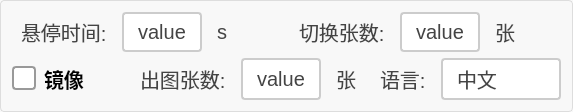
      <widget class="QGroupBox" name="groupBox">
       <property name="styleSheet">
        <string notr="true">QGroupBox {
    border: 1px solid #DDD;
    border-radius: 4px;
    font: bold 14px;
    color: #666;
    background-color: #F8F8F8;
}

QGroupBox::title {
    subcontrol-origin: margin;
    subcontrol-position: top left;
    left: 10px;
    padding: 0 5px;
}</string>
       </property>
       <property name="title">
        <string/>
       </property>
       <layout class="QGridLayout" name="gridLayout_3">
        <item row="0" column="0">
         <layout class="QVBoxLayout" name="verticalLayout_3" stretch="1,1">
          <item>
           <layout class="QHBoxLayout" name="horizontalLayout_4">
            <item>
             <layout class="QHBoxLayout" name="horizontalLayout_2">
              <item>
               <widget class="QLabel" name="lb_xiangjiguangdianpingbishijian_15">
                <property name="styleSheet">
                 <string notr="true">/* 基础标签样式 */
QLabel {
    color: #444444;          /* 主文字色 */
    font-size: 20px;         /* 标准字号 */
    background: transparent; /* 透明背景 */
    padding: 2px 4px;        /* 基础内边距 */
}

/* 标题样式 */
QLabel.title {
    font-size: 16px;
    font-weight: 600;
    color: #333333;
    border-bottom: 1px solid #DDDDDD; /* 下划线装饰 */
    padding-bottom: 4px;
}

/* 副标题/次要文本 */
QLabel.subtitle {
    color: #666666;
    font-size: 13px;
    font-style: italic;
}

/* 强调文本 */
QLabel.emphasis {
    color: #333333;
    font-weight: 500;
    background-color: #F5F5F5;
    border-radius: 3px;
    padding: 4px 8px;
}

/* 状态标签（成功/警告/错误） */
QLabel[state=&quot;success&quot;] {
    color: #228B22;          /* 森林绿 */
    border-left: 3px solid #228B22;
    padding-left: 8px;
}

QLabel[state=&quot;warning&quot;] {
    color: #FF8C00;          /* 暗橙 */
    border-left: 3px solid #FF8C00;
    padding-left: 8px;
}

QLabel[state=&quot;error&quot;] {
    color: #B22222;          /* 砖红 */
    border-left: 3px solid #B22222;
    padding-left: 8px;
}

/* 数据展示标签 */
QLabel.data {
    color: #2F4F4F;          /* 深石板灰 */
    font-family: monospace;
    border: 1px solid #E0E0E0;
    background-color: #FFFFFF;
    padding: 6px 12px;
    border-radius: 4px;
}

/* 禁用状态 */
QLabel:disabled {
    color: #AAAAAA;
    background-color: transparent;
}

/* 链接样式（伪链接效果） */
QLabel.link {
    color: #4682B4;          /* 钢蓝 */
    text-decoration: underline;
    border-bottom: 1px dotted #4682B4;
}

/* 图标标签 */
QLabel.icon {
    qproperty-alignment: AlignCenter;
    border: 1px solid #E0E0E0;
    border-radius: 4px;
    background-color: #FFFFFF;
    padding: 12px;
}</string>
                </property>
                <property name="text">
                 <string>悬停时间:</string>
                </property>
               </widget>
              </item>
              <item>
               <widget class="QPushButton" name="btn_xuantingshijian">
                <property name="sizePolicy">
                 <sizepolicy hsizetype="Minimum" vsizetype="Minimum">
                  <horstretch>0</horstretch>
                  <verstretch>0</verstretch>
                 </sizepolicy>
                </property>
                <property name="styleSheet">
                 <string notr="true">QPushButton {
    padding: 6px 14px;
    border: 2px solid #CCC;
    border-radius: 4px;
    background-color: white;
    color: #444;
	font-size:20px;
}

QPushButton:hover {
    border-color: #999;
    background-color: #F5F5F5;
}

QPushButton:pressed {
    border-color: #777;
    background-color: #EEE;
}</string>
                </property>
                <property name="text">
                 <string>value</string>
                </property>
               </widget>
              </item>
              <item>
               <widget class="QLabel" name="lb_xiangjiguangdianpingbishijian_16">
                <property name="styleSheet">
                 <string notr="true">/* 基础标签样式 */
QLabel {
    color: #444444;          /* 主文字色 */
    font-size: 20px;         /* 标准字号 */
    background: transparent; /* 透明背景 */
    padding: 2px 4px;        /* 基础内边距 */
}

/* 标题样式 */
QLabel.title {
    font-size: 16px;
    font-weight: 600;
    color: #333333;
    border-bottom: 1px solid #DDDDDD; /* 下划线装饰 */
    padding-bottom: 4px;
}

/* 副标题/次要文本 */
QLabel.subtitle {
    color: #666666;
    font-size: 13px;
    font-style: italic;
}

/* 强调文本 */
QLabel.emphasis {
    color: #333333;
    font-weight: 500;
    background-color: #F5F5F5;
    border-radius: 3px;
    padding: 4px 8px;
}

/* 状态标签（成功/警告/错误） */
QLabel[state=&quot;success&quot;] {
    color: #228B22;          /* 森林绿 */
    border-left: 3px solid #228B22;
    padding-left: 8px;
}

QLabel[state=&quot;warning&quot;] {
    color: #FF8C00;          /* 暗橙 */
    border-left: 3px solid #FF8C00;
    padding-left: 8px;
}

QLabel[state=&quot;error&quot;] {
    color: #B22222;          /* 砖红 */
    border-left: 3px solid #B22222;
    padding-left: 8px;
}

/* 数据展示标签 */
QLabel.data {
    color: #2F4F4F;          /* 深石板灰 */
    font-family: monospace;
    border: 1px solid #E0E0E0;
    background-color: #FFFFFF;
    padding: 6px 12px;
    border-radius: 4px;
}

/* 禁用状态 */
QLabel:disabled {
    color: #AAAAAA;
    background-color: transparent;
}

/* 链接样式（伪链接效果） */
QLabel.link {
    color: #4682B4;          /* 钢蓝 */
    text-decoration: underline;
    border-bottom: 1px dotted #4682B4;
}

/* 图标标签 */
QLabel.icon {
    qproperty-alignment: AlignCenter;
    border: 1px solid #E0E0E0;
    border-radius: 4px;
    background-color: #FFFFFF;
    padding: 12px;
}</string>
                </property>
                <property name="text">
                 <string>s</string>
                </property>
               </widget>
              </item>
             </layout>
            </item>
            <item>
             <layout class="QHBoxLayout" name="horizontalLayout_3">
              <item>
               <widget class="QLabel" name="lb_xiangjiguangdianpingbishijian_17">
                <property name="styleSheet">
                 <string notr="true">/* 基础标签样式 */
QLabel {
    color: #444444;          /* 主文字色 */
    font-size: 20px;         /* 标准字号 */
    background: transparent; /* 透明背景 */
    padding: 2px 4px;        /* 基础内边距 */
}

/* 标题样式 */
QLabel.title {
    font-size: 16px;
    font-weight: 600;
    color: #333333;
    border-bottom: 1px solid #DDDDDD; /* 下划线装饰 */
    padding-bottom: 4px;
}

/* 副标题/次要文本 */
QLabel.subtitle {
    color: #666666;
    font-size: 13px;
    font-style: italic;
}

/* 强调文本 */
QLabel.emphasis {
    color: #333333;
    font-weight: 500;
    background-color: #F5F5F5;
    border-radius: 3px;
    padding: 4px 8px;
}

/* 状态标签（成功/警告/错误） */
QLabel[state=&quot;success&quot;] {
    color: #228B22;          /* 森林绿 */
    border-left: 3px solid #228B22;
    padding-left: 8px;
}

QLabel[state=&quot;warning&quot;] {
    color: #FF8C00;          /* 暗橙 */
    border-left: 3px solid #FF8C00;
    padding-left: 8px;
}

QLabel[state=&quot;error&quot;] {
    color: #B22222;          /* 砖红 */
    border-left: 3px solid #B22222;
    padding-left: 8px;
}

/* 数据展示标签 */
QLabel.data {
    color: #2F4F4F;          /* 深石板灰 */
    font-family: monospace;
    border: 1px solid #E0E0E0;
    background-color: #FFFFFF;
    padding: 6px 12px;
    border-radius: 4px;
}

/* 禁用状态 */
QLabel:disabled {
    color: #AAAAAA;
    background-color: transparent;
}

/* 链接样式（伪链接效果） */
QLabel.link {
    color: #4682B4;          /* 钢蓝 */
    text-decoration: underline;
    border-bottom: 1px dotted #4682B4;
}

/* 图标标签 */
QLabel.icon {
    qproperty-alignment: AlignCenter;
    border: 1px solid #E0E0E0;
    border-radius: 4px;
    background-color: #FFFFFF;
    padding: 12px;
}</string>
                </property>
                <property name="text">
                 <string>切换张数:</string>
                </property>
               </widget>
              </item>
              <item>
               <widget class="QPushButton" name="btn_qiehuanzhangshu">
                <property name="sizePolicy">
                 <sizepolicy hsizetype="Minimum" vsizetype="Minimum">
                  <horstretch>0</horstretch>
                  <verstretch>0</verstretch>
                 </sizepolicy>
                </property>
                <property name="styleSheet">
                 <string notr="true">QPushButton {
    padding: 6px 14px;
    border: 2px solid #CCC;
    border-radius: 4px;
    background-color: white;
    color: #444;
	font-size:20px;
}

QPushButton:hover {
    border-color: #999;
    background-color: #F5F5F5;
}

QPushButton:pressed {
    border-color: #777;
    background-color: #EEE;
}</string>
                </property>
                <property name="text">
                 <string>value</string>
                </property>
               </widget>
              </item>
              <item>
               <widget class="QLabel" name="lb_xiangjiguangdianpingbishijian_18">
                <property name="styleSheet">
                 <string notr="true">/* 基础标签样式 */
QLabel {
    color: #444444;          /* 主文字色 */
    font-size: 20px;         /* 标准字号 */
    background: transparent; /* 透明背景 */
    padding: 2px 4px;        /* 基础内边距 */
}

/* 标题样式 */
QLabel.title {
    font-size: 16px;
    font-weight: 600;
    color: #333333;
    border-bottom: 1px solid #DDDDDD; /* 下划线装饰 */
    padding-bottom: 4px;
}

/* 副标题/次要文本 */
QLabel.subtitle {
    color: #666666;
    font-size: 13px;
    font-style: italic;
}

/* 强调文本 */
QLabel.emphasis {
    color: #333333;
    font-weight: 500;
    background-color: #F5F5F5;
    border-radius: 3px;
    padding: 4px 8px;
}

/* 状态标签（成功/警告/错误） */
QLabel[state=&quot;success&quot;] {
    color: #228B22;          /* 森林绿 */
    border-left: 3px solid #228B22;
    padding-left: 8px;
}

QLabel[state=&quot;warning&quot;] {
    color: #FF8C00;          /* 暗橙 */
    border-left: 3px solid #FF8C00;
    padding-left: 8px;
}

QLabel[state=&quot;error&quot;] {
    color: #B22222;          /* 砖红 */
    border-left: 3px solid #B22222;
    padding-left: 8px;
}

/* 数据展示标签 */
QLabel.data {
    color: #2F4F4F;          /* 深石板灰 */
    font-family: monospace;
    border: 1px solid #E0E0E0;
    background-color: #FFFFFF;
    padding: 6px 12px;
    border-radius: 4px;
}

/* 禁用状态 */
QLabel:disabled {
    color: #AAAAAA;
    background-color: transparent;
}

/* 链接样式（伪链接效果） */
QLabel.link {
    color: #4682B4;          /* 钢蓝 */
    text-decoration: underline;
    border-bottom: 1px dotted #4682B4;
}

/* 图标标签 */
QLabel.icon {
    qproperty-alignment: AlignCenter;
    border: 1px solid #E0E0E0;
    border-radius: 4px;
    background-color: #FFFFFF;
    padding: 12px;
}</string>
                </property>
                <property name="text">
                 <string>张</string>
                </property>
               </widget>
              </item>
             </layout>
            </item>
           </layout>
          </item>
          <item>
           <layout class="QHBoxLayout" name="horizontalLayout_10" stretch="1,1,1">
            <item>
             <layout class="QHBoxLayout" name="horizontalLayout_8">
              <item>
               <widget class="QCheckBox" name="ckb_jingxiang">
                <property name="styleSheet">
                 <string notr="true">QCheckBox {
    spacing: 8px;
    font-size: 20px;
    font-weight: bold;
    color: rgb(0, 0, 0);
}

/* 未选中状态 */
QCheckBox::indicator {
    width: 20px;
    height: 20px;
    border: 2px solid #999;
    border-radius: 4px;      /* 方形圆角，可改成 10px 做更圆润风格 */
    background: #ffffff;
}

/* 悬停效果 */
QCheckBox::indicator:hover {
    border: 2px solid #666;
}

/* 按下效果 */
QCheckBox::indicator:pressed {
    border: 2px solid #1565C0;
    background-color: #E3F2FD;
}

/* 选中状态 */
QCheckBox::indicator:checked {
    border: 2px solid #2196F3;
    background-color: #2196F3;
    image: none; /* 不使用默认勾选图 */
}

/* 选中时绘制“勾”效果（用渐变模拟） */
QCheckBox::indicator:checked {
    background-color: qlineargradient(
        x1:0, y1:0, x2:1, y2:1,
        stop:0 #2196F3,
        stop:1 #1E88E5
    );
}

/* 半选状态（例如父子联动时） */
QCheckBox::indicator:indeterminate {
    border: 2px solid #2196F3;
    background-color: #BBDEFB;
}

/* 禁用状态 */
QCheckBox::indicator:disabled {
    border: 2px solid #ccc;
    background: #eee;
}

QCheckBox:disabled {
    color: #999;
}

/* 选中时文字 */
QCheckBox:checked {
    color: #2196F3;
    font-weight: 500;
}</string>
                </property>
                <property name="text">
                 <string>镜像</string>
                </property>
               </widget>
              </item>
              <item>
               <spacer name="horizontalSpacer_2">
                <property name="orientation">
                 <enum>Qt::Orientation::Horizontal</enum>
                </property>
                <property name="sizeHint" stdset="0">
                 <size>
                  <width>40</width>
                  <height>20</height>
                 </size>
                </property>
               </spacer>
              </item>
             </layout>
            </item>
            <item>
             <layout class="QHBoxLayout" name="horizontalLayout_9">
              <item>
               <widget class="QLabel" name="lb_xiangjiguangdianpingbishijian_26">
                <property name="styleSheet">
                 <string notr="true">/* 基础标签样式 */
QLabel {
    color: #444444;          /* 主文字色 */
    font-size: 20px;         /* 标准字号 */
    background: transparent; /* 透明背景 */
    padding: 2px 4px;        /* 基础内边距 */
}

/* 标题样式 */
QLabel.title {
    font-size: 16px;
    font-weight: 600;
    color: #333333;
    border-bottom: 1px solid #DDDDDD; /* 下划线装饰 */
    padding-bottom: 4px;
}

/* 副标题/次要文本 */
QLabel.subtitle {
    color: #666666;
    font-size: 13px;
    font-style: italic;
}

/* 强调文本 */
QLabel.emphasis {
    color: #333333;
    font-weight: 500;
    background-color: #F5F5F5;
    border-radius: 3px;
    padding: 4px 8px;
}

/* 状态标签（成功/警告/错误） */
QLabel[state=&quot;success&quot;] {
    color: #228B22;          /* 森林绿 */
    border-left: 3px solid #228B22;
    padding-left: 8px;
}

QLabel[state=&quot;warning&quot;] {
    color: #FF8C00;          /* 暗橙 */
    border-left: 3px solid #FF8C00;
    padding-left: 8px;
}

QLabel[state=&quot;error&quot;] {
    color: #B22222;          /* 砖红 */
    border-left: 3px solid #B22222;
    padding-left: 8px;
}

/* 数据展示标签 */
QLabel.data {
    color: #2F4F4F;          /* 深石板灰 */
    font-family: monospace;
    border: 1px solid #E0E0E0;
    background-color: #FFFFFF;
    padding: 6px 12px;
    border-radius: 4px;
}

/* 禁用状态 */
QLabel:disabled {
    color: #AAAAAA;
    background-color: transparent;
}

/* 链接样式（伪链接效果） */
QLabel.link {
    color: #4682B4;          /* 钢蓝 */
    text-decoration: underline;
    border-bottom: 1px dotted #4682B4;
}

/* 图标标签 */
QLabel.icon {
    qproperty-alignment: AlignCenter;
    border: 1px solid #E0E0E0;
    border-radius: 4px;
    background-color: #FFFFFF;
    padding: 12px;
}</string>
                </property>
                <property name="text">
                 <string>出图张数:</string>
                </property>
               </widget>
              </item>
              <item>
               <widget class="QPushButton" name="btn_chutuzhangshu">
                <property name="sizePolicy">
                 <sizepolicy hsizetype="Minimum" vsizetype="Minimum">
                  <horstretch>0</horstretch>
                  <verstretch>0</verstretch>
                 </sizepolicy>
                </property>
                <property name="styleSheet">
                 <string notr="true">QPushButton {
    padding: 6px 14px;
    border: 2px solid #CCC;
    border-radius: 4px;
    background-color: white;
    color: #444;
	font-size:20px;
}

QPushButton:hover {
    border-color: #999;
    background-color: #F5F5F5;
}

QPushButton:pressed {
    border-color: #777;
    background-color: #EEE;
}</string>
                </property>
                <property name="text">
                 <string>value</string>
                </property>
               </widget>
              </item>
              <item>
               <widget class="QLabel" name="lb_xiangjiguangdianpingbishijian_25">
                <property name="styleSheet">
                 <string notr="true">/* 基础标签样式 */
QLabel {
    color: #444444;          /* 主文字色 */
    font-size: 20px;         /* 标准字号 */
    background: transparent; /* 透明背景 */
    padding: 2px 4px;        /* 基础内边距 */
}

/* 标题样式 */
QLabel.title {
    font-size: 16px;
    font-weight: 600;
    color: #333333;
    border-bottom: 1px solid #DDDDDD; /* 下划线装饰 */
    padding-bottom: 4px;
}

/* 副标题/次要文本 */
QLabel.subtitle {
    color: #666666;
    font-size: 13px;
    font-style: italic;
}

/* 强调文本 */
QLabel.emphasis {
    color: #333333;
    font-weight: 500;
    background-color: #F5F5F5;
    border-radius: 3px;
    padding: 4px 8px;
}

/* 状态标签（成功/警告/错误） */
QLabel[state=&quot;success&quot;] {
    color: #228B22;          /* 森林绿 */
    border-left: 3px solid #228B22;
    padding-left: 8px;
}

QLabel[state=&quot;warning&quot;] {
    color: #FF8C00;          /* 暗橙 */
    border-left: 3px solid #FF8C00;
    padding-left: 8px;
}

QLabel[state=&quot;error&quot;] {
    color: #B22222;          /* 砖红 */
    border-left: 3px solid #B22222;
    padding-left: 8px;
}

/* 数据展示标签 */
QLabel.data {
    color: #2F4F4F;          /* 深石板灰 */
    font-family: monospace;
    border: 1px solid #E0E0E0;
    background-color: #FFFFFF;
    padding: 6px 12px;
    border-radius: 4px;
}

/* 禁用状态 */
QLabel:disabled {
    color: #AAAAAA;
    background-color: transparent;
}

/* 链接样式（伪链接效果） */
QLabel.link {
    color: #4682B4;          /* 钢蓝 */
    text-decoration: underline;
    border-bottom: 1px dotted #4682B4;
}

/* 图标标签 */
QLabel.icon {
    qproperty-alignment: AlignCenter;
    border: 1px solid #E0E0E0;
    border-radius: 4px;
    background-color: #FFFFFF;
    padding: 12px;
}</string>
                </property>
                <property name="text">
                 <string>张</string>
                </property>
               </widget>
              </item>
             </layout>
            </item>
            <item>
             <layout class="QHBoxLayout" name="horizontalLayout_11">
              <item>
               <widget class="QLabel" name="lb_yuyan">
                <property name="styleSheet">
                 <string notr="true">/* 基础标签样式 */
QLabel {
    color: #444444;          /* 主文字色 */
    font-size: 20px;         /* 标准字号 */
    background: transparent; /* 透明背景 */
    padding: 2px 4px;        /* 基础内边距 */
}</string>
                </property>
                <property name="text">
                 <string>语言:</string>
                </property>
               </widget>
              </item>
              <item>
               <widget class="QComboBox" name="cbb_yuyan">
                <property name="sizePolicy">
                 <sizepolicy hsizetype="Preferred" vsizetype="Minimum">
                  <horstretch>0</horstretch>
                  <verstretch>0</verstretch>
                 </sizepolicy>
                </property>
                <property name="styleSheet">
                 <string notr="true">QComboBox {
    padding: 6px 14px;
    border: 2px solid #CCC;
    border-radius: 4px;
    background-color: white;
    color: #444;
    font-size: 20px;
}

QComboBox:hover {
    border-color: #999;
    background-color: #F5F5F5;
}

QComboBox:focus {
    border-color: #777;
    background-color: #EEE;
}

QComboBox::drop-down {
    border: none;
    width: 24px;
}

QComboBox::down-arrow {
    image: none;
    border-left: 5px solid transparent;
    border-right: 5px solid transparent;
    border-top: 6px solid #666;
    margin-right: 6px;
}

QComboBox QAbstractItemView {
    border: 2px solid #CCC;
    border-radius: 4px;
    background: white;
    color: #444;
    selection-background-color: #F5F5F5;
    selection-color: #222;
    font-size: 18px;
}</string>
                </property>
                <item>
                 <property name="text">
                  <string notr="true">中文</string>
                 </property>
                </item>
                <item>
                 <property name="text">
                  <string notr="true">English</string>
                 </property>
                </item>
               </widget>
              </item>
             </layout>
            </item>
           </layout>
          </item>
         </layout>
        </item>
       </layout>
      </widget>
